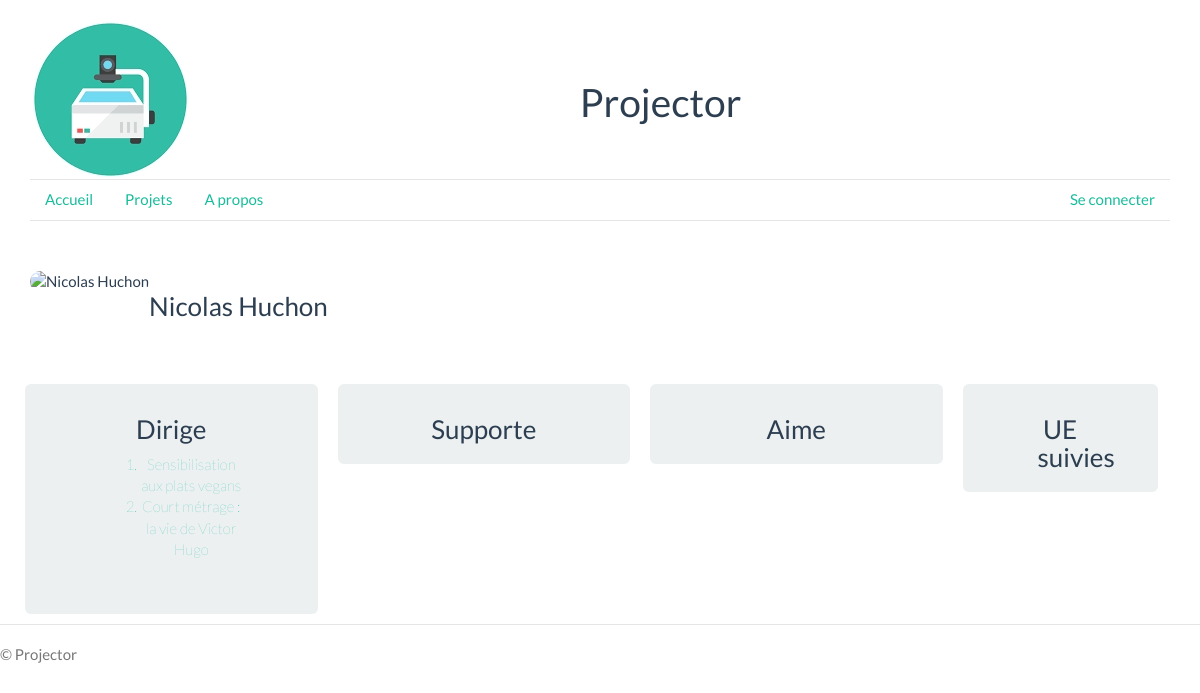
The app's page /profile.php with its own data.
### tables this page shows
CREATE TABLE IF NOT EXISTS `user_table` (
  `id` int(11) NOT NULL AUTO_INCREMENT,
  `pseudo` longtext NOT NULL,
  `email` longtext NOT NULL,
  `password` longtext NOT NULL,
  `student` longtext NOT NULL,
  `studentid` int(10) NOT NULL,
  `branch` varchar(10) NOT NULL,
  `level` varchar(10) NOT NULL,
  `speciality` varchar(10) NOT NULL,
  `access_token` varchar(32) NOT NULL,
  `img_url` varchar(150) NOT NULL,
  PRIMARY KEY (`id`)
);

CREATE TABLE IF NOT EXISTS `project_table` (
  `id` int(11) NOT NULL AUTO_INCREMENT,
  `owner` mediumtext NOT NULL,
  `name` mediumtext NOT NULL,
  `cat` mediumtext NOT NULL,
  `description` mediumtext NOT NULL,
  `place` mediumtext NOT NULL,
  `img` mediumtext NOT NULL,
  `vid` mediumtext NOT NULL,
  `mode` mediumtext NOT NULL,
  `goal` float NOT NULL,
  `longitude` double DEFAULT NULL,
  `latitude` double DEFAULT NULL,
  `fund` float DEFAULT '0',
  PRIMARY KEY (`id`)
);

### classes/RDSHandler.php (called while the page is built, shortened)
<?php
class RDSHandler implements IRDSHandler {
    function getProjectsTableByOwner(PDO $pdo, $email) {
        $requetteUser = "SELECT * FROM project_table WHERE owner='" . $email . "'";
        $resultat = $pdo->query($requetteUser)->fetchAll();
        return $resultat;
    }
    function getUserbyToken(PDO $pdo, $token) {
        $requetteUser = "SELECT * FROM user_table WHERE access_token='" . $token . "'";
        $resultat = $pdo->query($requetteUser)->fetchAll();
        return $resultat;
    }
}

### functions.php (the view, shortened to what this page needs)
<?php
function generateProjectTable($projectArray) {
    echo " <ol>";
    foreach ($projectArray as $project) {
        echo "<a href='./view?p=" . $project['id'] . "'><li>" . $project['name'] . "</li></a>";
    }
    echo " </ol>";
}
function generateProfileViewWithoutButton($pictureUrl, $fullname, $branch, $level, $speciality, $email, $projectArray, $LikedProjectArray, $fundArray, $ueArray) {
    echo "        <div class=\"row\">\n";
    echo "            <div class=\"col-lg-4\" style=\"overflow: hidden;\">\n";
    echo "            <img style=\"border-radius: 100px; float: left\" src=\" " . $pictureUrl . " \" alt=\"" . $fullname . "\">\n";
    echo "            <h3>" . $fullname . "</h3>\n";
    echo "             <br>";
    echo "         </div>\n";
    echo "        <div class=\"col-lg-6\">\n";
    echo "         </div>\n";
    echo "        <div class=\"col-lg-2\">\n";
    echo "         </div>\n";
    echo "         </div>\n";
    echo "        <div class=\"row\">\n";
    echo "            <div class=\"jumbotron col-lg-3 catbox\">\n";
    echo "            <div class=\"col-lg-12\">\n";
    echo "                <h3>Dirige</h3>\n";
    generateProjectTable($projectArray);
    echo "                <hr>\n";
    echo "            </div>\n";
    echo "            </div>\n";
    echo "            <div class=\"jumbotron col-lg-3 catbox\">\n";
    echo "            <div class=\"col-lg-12\">\n";
    echo "                <h3>Supporte</h3>\n";
    echo "            </div>\n";
    echo "            </div>\n";
    echo "            <div class=\"jumbotron col-lg-3 catbox \">\n";
    echo "            <div class=\"col-lg-12\">\n";
    echo "                <h3>Aime</h3>\n";
    echo "            </div>\n";
    echo "            </div>\n";
    echo "            <div class=\"jumbotron col-lg-2 catbox\">\n";
    echo "            <div class=\"col-lg-12\">\n";
    echo "                   <h3>UE suivies</h3>\n";
    echo "            </div>\n";
    echo "            </div>\n";
    echo "            </div>\n";
    echo "        </div> ";
}

### profile.php (style rules this page uses)
.catbox { flex: 0 0 23%; margin: 10px; padding: 10px; }
* { margin: 0; box-sizing: border-box; }

### records on screen
user_table: pseudo "Nicolas Huchon"
project_table: name "Sensibilisation aux plats vegans"
project_table: name "Court métrage : la vie de Victor Hugo"
